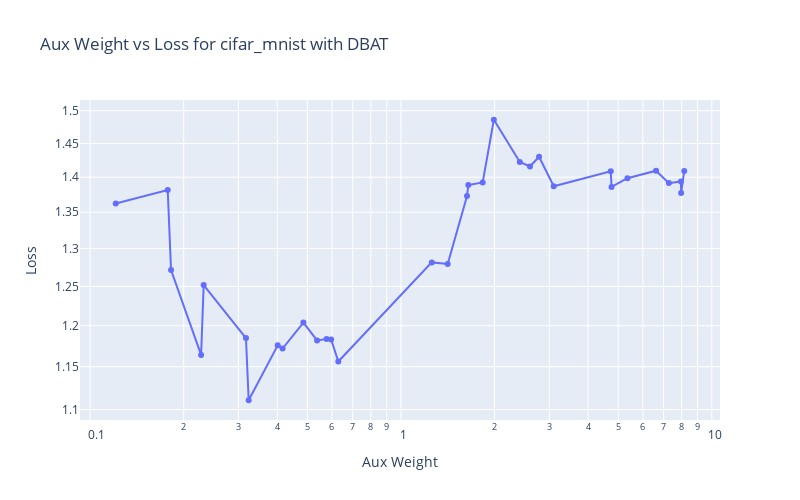

Source (notebook cell):
### Code cell


### Figure 1 — Plotly figure (JSON) as saved in the notebook; plotly's stock layout.template omitted (floating-point values rounded to 4 significant figures)
{"data": [{"mode": "markers+lines", "type": "scatter", "x": [0.1209, 0.1777, 0.1821, 0.2276, 0.2319, 0.3173, 0.3237, 0.4014, 0.4162, 0.4856, 0.5373, 0.5765, 0.5961, 0.6289, 1.256, 1.414, 1.631, 1.647, 1.832, 1.99, 2.412, 2.601, 2.782, 3.102, 4.732, 4.759, 5.355, 6.618, 7.278, 7.956, 7.969, 8.155], "y": [1.362, 1.381, 1.271, 1.164, 1.252, 1.185, 1.111, 1.176, 1.172, 1.204, 1.182, 1.184, 1.183, 1.156, 1.281, 1.279, 1.373, 1.389, 1.392, 1.486, 1.422, 1.416, 1.43, 1.387, 1.409, 1.386, 1.399, 1.409, 1.391, 1.394, 1.377, 1.409]}], "layout": {"height": 500, "title": {"text": "Aux Weight vs Loss for cifar_mnist with DBAT"}, "width": 800, "xaxis": {"title": {"text": "Aux Weight"}, "type": "log"}, "yaxis": {"title": {"text": "Loss"}, "type": "log"}}}
